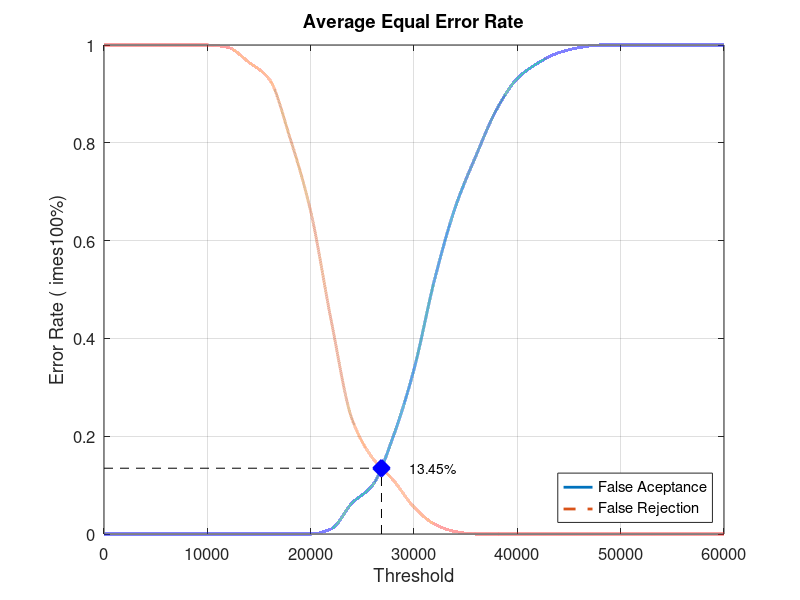
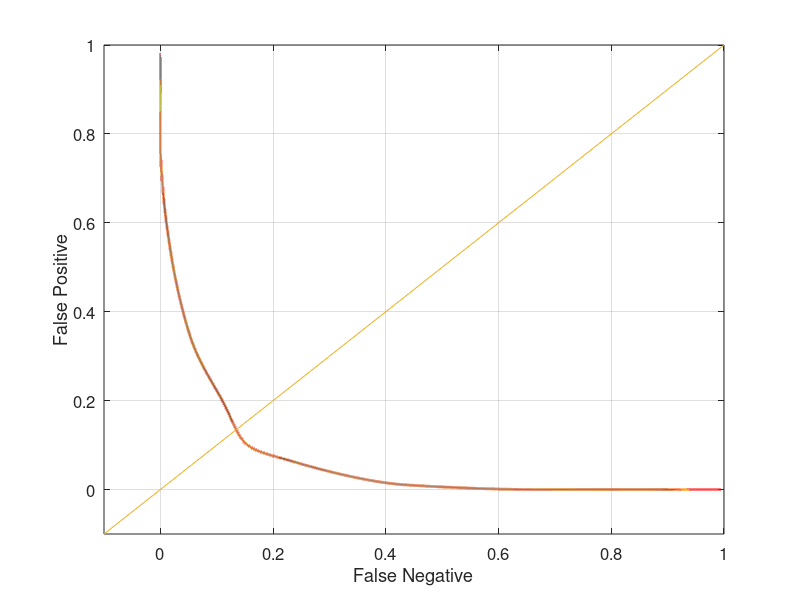

MATLAB code to generate these figures, in order:
close all;
clear;
clc;
x = 0:2000:60000;
xq = 0:0.5:60000;

y0 = [0 0 0 0 0 0 0 0 0 0 0 0.0105263 0.0631579 0.1 0.2 0.336842 0.521053 0.668421 0.773684 0.868421 0.931579 0.963158 0.984211 0.994737 1 1 1 1 1 1 1]
yy0 = interp1(x, y0, xq, 'pchip');
y1 = [1 1 1 1 1 1 0.995 0.965 0.93 0.81 0.66 0.435 0.235 0.155 0.11 0.055 0.02 0.005 0 0 0 0 0 0 0 0 0 0 0 0 0]
yy1 = interp1(x, y1, xq, 'pchip');

% Calculating EER: 
y2 = abs(y0 - y1);
find(y2 == min(y2))
yy2 = abs(yy0 - yy1);
xEER = find(yy2 == min(yy2));
xEERIndex = xq(xEER) % X-axis EER
yEER = yy0(xEER) % Y-axis EER

main = figure
plot(xq, yy0,'-','LineWidth', 2);	hold on
plot(xq, yy1,'--','LineWidth', 2);	hold on
plot([xEERIndex xEERIndex], [0 yEER], 'k--');	hold on
plot([0 xEERIndex], [yEER yEER], 'k--');	hold on
plot(xEERIndex, yEER, 'bx', 'LineWidth', 10);	hold on
text(xEERIndex + 10 * xEERIndex / 100, yEER, [num2str(round((10000 * yEER)) / 100) '%'])
legend('False Aceptance', 'False Rejection', 'Location', 'SouthEast')
xlabel('Threshold')
ylabel('Error Rate (	imes100%)')
title('Average Equal Error Rate')
set(gca, 'FontSize', 12)
axis([0 60000 0 1])
grid on

print(main, 'Database2_3Main', '-dpng');
FNRxFPR = figure('Color', [1 1 1]);
plot(yy1, yy0, '-', yy1, yy0, 'LineWidth', 2);
hold on
y = -0.1:0.1:1
plot(y, y); 
set(gca, 'FontSize', 12)
xlabel('False Negative')
ylabel('False Positive')
axis([-0.1 1 -0.1 1])
set(gca, 'FontSize', 12)
grid on

print(FNRxFPR, 'Database2_3FNRxFPR','-dpng');
